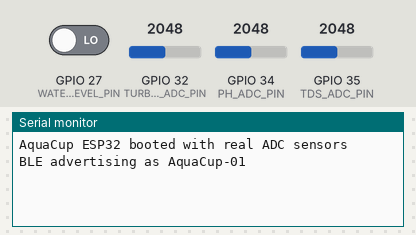
A sketch run on a simulated ESP32. Parts: the last lines printed to the serial monitor. The test bench sets the inputs (shaded band); at power-on: GPIO 27 (WATER_LEVEL_PIN) LOW, GPIO 32 (TURBIDITY_ADC_PIN) = 2048, GPIO 34 (PH_ADC_PIN) = 2048, GPIO 35 (TDS_ADC_PIN) = 2048 (analog values on the 0–4095 scale). Nothing arrives over Bluetooth unless stated; a phone connects over Bluetooth LE 3 s after start.

Above: at 1.4 s.
1.5 s: GPIO 27 (WATER_LEVEL_PIN) driven HIGH
At 4.0 s:
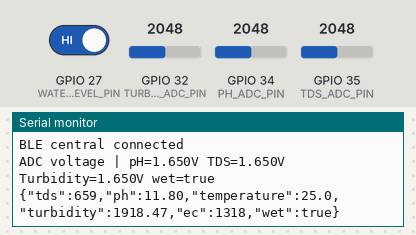
4.9 s: GPIO 27 (WATER_LEVEL_PIN) driven LOW
At 6.2 s:
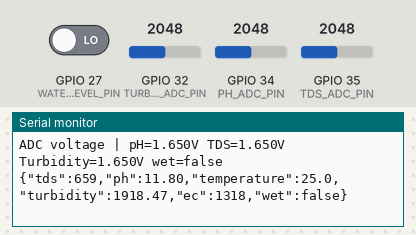
7.0 s: GPIO 32 (TURBIDITY_ADC_PIN) set to 2866
At 7.5 s:
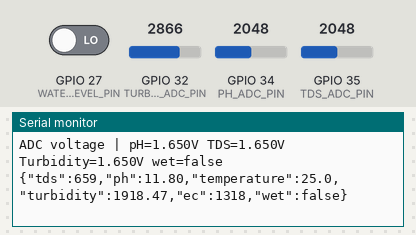
8.5 s: GPIO 34 (PH_ADC_PIN) set to 2866
At 8.5 s:
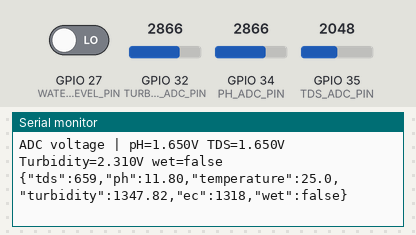
10.0 s: GPIO 35 (TDS_ADC_PIN) set to 2866
At 10.0 s:
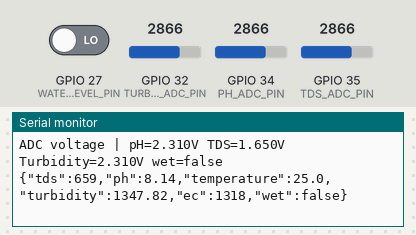
11.5 s: GPIO 32 (TURBIDITY_ADC_PIN) set to 3603
At 12.4 s:
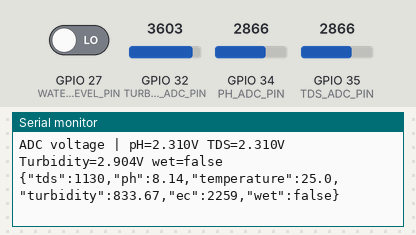
Timing chart, 0 to 14.0 s (numbered marks = the images above; inputs shaded):
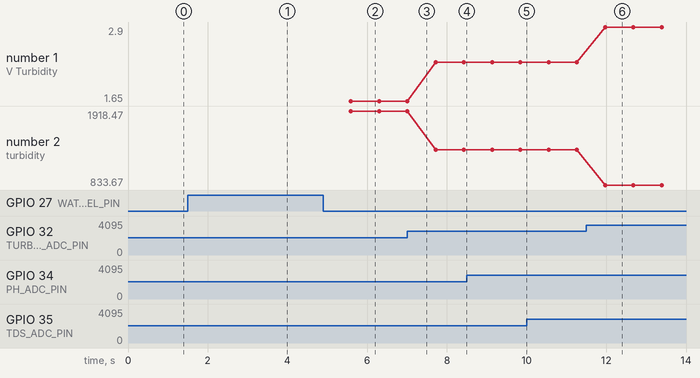

Measured:
- after the input at 1.5 s, the serial monitor: prints a new line after 2.0 s (image 1)
- after the input at 4.9 s, the serial monitor: prints a new line after 0.69 s (image 2)
- after the input at 11.5 s, the serial monitor: prints a new line after 0.47 s (image 6)
- plotted number 1: 1.65 → 2.31 after the input at 7.0 s, 2.31 → 2.9 after the input at 11.5 s
- plotted number 2: 1918.47 → 1347.82 after the input at 7.0 s, 1347.82 → 833.67 after the input at 11.5 s

The sketch:

cup_ble_bw16.ino
```cpp
/*
 * SDG6 AquaCheck · 水杯端 BLE 固件 (ESP32 / NodeMCU-32S)
 * ────────────────────────────────────────────────────────────
 * 注意：这个文件虽然仍放在 cup_ble_bw16 文件夹里，但现在已改成 ESP32 版本。
 * 你的 Arduino IDE 当前打开的就是 firmware/cup_ble_bw16/cup_ble_bw16.ino，
 * 并且板子选择的是 ESP32 / NodeMCU-32S，所以本文件必须使用 ESP32 BLE API。
 *
 * GATT：
 *   Service           UUID 0xFFE0
 *   Measurement Char  UUID 0xFFE1   Notify
 *
 * BLE Notify JSON：
 *   {"tds":320,"ph":7.2,"temperature":25.0,"turbidity":1.3,"ec":640,"wet":true}
 *
 * 默认接线：
 *   pH        AO -> GPIO34 / ADC1_CH6
 *   TDS/EC    AO -> GPIO35 / ADC1_CH7
 *   Turbidity AO -> GPIO32 / ADC1_CH4
 *   水位检测      -> GPIO27，使用 INPUT_PULLDOWN，入水导通到 3.3V 时 wet=true
 *
 * 重要：ESP32 ADC 输入不要超过 3.3V。
 * 如果 5V 传感器模块 AO 可能输出 5V，请先电阻分压再接 ADC。
 */

#include <Arduino.h>
#include <BLEDevice.h>
#include <BLEServer.h>
#include <BLEUtils.h>
#include <BLE2902.h>

#define SERVICE_UUID        "0000ffe0-0000-1000-8000-00805f9b34fb"
#define MEASUREMENT_UUID    "0000ffe1-0000-1000-8000-00805f9b34fb"
#define PAYLOAD_BUF_SIZE    160

BLECharacteristic* measureChar = nullptr;
bool deviceConnected = false;

const uint32_t SAMPLE_INTERVAL_MS = 700;
uint32_t lastSample = 0;

// ─────────────────────────────
// ESP32 ADC 引脚：使用 ADC1，避免 ADC2 与 Wi-Fi/BLE 冲突
// ─────────────────────────────
const int PH_ADC_PIN = 34;         // ADC1_CH6，只能输入
const int TDS_ADC_PIN = 35;        // ADC1_CH7，只能输入
const int TURBIDITY_ADC_PIN = 32;  // ADC1_CH4
const int WATER_LEVEL_PIN = 27;    // 数字输入

// ESP32 Arduino 默认 12-bit ADC，即 0~4095
const float ADC_REF_VOLTAGE = 3.3;
const float ADC_MAX_VALUE = 4095.0;
const int ADC_SAMPLE_COUNT = 21;   // 奇数，中值滤波
const int ADC_SAMPLE_DELAY_MS = 4;

// 分压还原系数：sensor_output_voltage = adc_pin_voltage * DIVIDER_RATIO
// 3.3V 供电且 AO 不超过 3.3V：保持 1.0。
// 5V 模块 AO 经 12k + 22k 分压：建议约 1.545。
const float PH_DIVIDER_RATIO = 1.0;
const float TDS_DIVIDER_RATIO = 1.0;
const float TURBIDITY_DIVIDER_RATIO = 1.0;

// 当前无独立温度探头，先用 25℃ 作为补偿基准
const float DEFAULT_TEMPERATURE_C = 25.0;

// pH 标定：pH 7.3 时 PO=2.46V；电压每下降约 0.18V，pH 增加 1
const float PH_CAL = 7.30;
const float PH_V_CAL = 2.460;
const float PH_SLOPE = 0.180;

// 浊度标定常量
const float TURBIDITY_K_VALUE = 3347.19;

// TDS ppm 常用近似：TDS = EC(µS/cm) * 0.5
const float TDS_FACTOR = 0.5;

struct Metrics {
  float tds;
  float ph;
  float temperature;
  float turbidity;
  float ec;
  bool wet;
};

class ServerCallbacks : public BLEServerCallbacks {
  void onConnect(BLEServer* server) override {
    (void)server;
    deviceConnected = true;
    Serial.println("BLE central connected");
  }

  void onDisconnect(BLEServer* server) override {
    deviceConnected = false;
    Serial.println("BLE central disconnected, restart advertising");
    server->getAdvertising()->start();
  }
};

float clampFloat(float value, float minValue, float maxValue) {
  if (value < minValue) return minValue;
  if (value > maxValue) return maxValue;
  return value;
}

int readMedianAdc(int pin) {
  int values[ADC_SAMPLE_COUNT];

  for (int i = 0; i < ADC_SAMPLE_COUNT; i++) {
    values[i] = analogRead(pin);
    delay(ADC_SAMPLE_DELAY_MS);
  }

  for (int j = 0; j < ADC_SAMPLE_COUNT - 1; j++) {
    for (int i = 0; i < ADC_SAMPLE_COUNT - j - 1; i++) {
      if (values[i] > values[i + 1]) {
        int tmp = values[i];
        values[i] = values[i + 1];
        values[i + 1] = tmp;
      }
    }
  }

  return values[ADC_SAMPLE_COUNT / 2];
}

float readAdcPinVoltage(int pin) {
  int raw = readMedianAdc(pin);
  raw = (int)clampFloat((float)raw, 0.0, ADC_MAX_VALUE);
  return raw * ADC_REF_VOLTAGE / ADC_MAX_VALUE;
}

float readSensorOutputVoltage(int pin, float dividerRatio) {
  return readAdcPinVoltage(pin) * dividerRatio;
}

float calcPh(float voltage) {
  // 电压低：更碱，pH 更高；电压高：更酸，pH 更低
  float ph = PH_CAL + (PH_V_CAL - voltage) / PH_SLOPE;
  return clampFloat(ph, 0.0, 14.0);
}

float calcEc(float voltage, float temperatureC) {
  // 温度补偿至 25℃
  float compensationCoefficient = 1.0 + 0.02 * (temperatureC - 25.0);
  float compensationVoltage = voltage / compensationCoefficient;

  // EC 换算，单位：µS/cm
  float ec = 133.42 * compensationVoltage * compensationVoltage * compensationVoltage
           - 255.86 * compensationVoltage * compensationVoltage
           + 857.39 * compensationVoltage;

  return clampFloat(ec, 0.0, 5000.0);
}

float calcTurbidity(float voltage, float temperatureC) {
  float calibratedVoltage = -0.0192 * (temperatureC - 25.0) + voltage;
  float ntu = -865.68 * calibratedVoltage + TURBIDITY_K_VALUE;
  return clampFloat(ntu, 0.0, 3000.0);
}

Metrics readSensors() {
  Metrics m;

  float temperatureC = DEFAULT_TEMPERATURE_C;
  float phVoltage = readSensorOutputVoltage(PH_ADC_PIN, PH_DIVIDER_RATIO);
  float tdsVoltage = readSensorOutputVoltage(TDS_ADC_PIN, TDS_DIVIDER_RATIO);
  float turbidityVoltage = readSensorOutputVoltage(TURBIDITY_ADC_PIN, TURBIDITY_DIVIDER_RATIO);

  m.temperature = temperatureC;
  m.ph = calcPh(phVoltage);
  m.ec = calcEc(tdsVoltage, temperatureC);
  m.tds = clampFloat(m.ec * TDS_FACTOR, 0.0, 3000.0);
  m.turbidity = calcTurbidity(turbidityVoltage, temperatureC);
  m.wet = (digitalRead(WATER_LEVEL_PIN) == HIGH);

  Serial.print("ADC voltage | pH=");
  Serial.print(phVoltage, 3);
  Serial.print("V TDS=");
  Serial.print(tdsVoltage, 3);
  Serial.print("V Turbidity=");
  Serial.print(turbidityVoltage, 3);
  Serial.print("V wet=");
  Serial.println(m.wet ? "true" : "false");

  return m;
}

String toJson(const Metrics& m) {
  char buf[PAYLOAD_BUF_SIZE];
  snprintf(buf, sizeof(buf),
    "{\"tds\":%.0f,\"ph\":%.2f,\"temperature\":%.1f,\"turbidity\":%.2f,\"ec\":%.0f,\"wet\":%s}",
    m.tds, m.ph, m.temperature, m.turbidity, m.ec, m.wet ? "true" : "false");
  return String(buf);
}

void setup() {
  Serial.begin(115200);
  delay(200);

  analogReadResolution(12);
  analogSetPinAttenuation(PH_ADC_PIN, ADC_11db);
  analogSetPinAttenuation(TDS_ADC_PIN, ADC_11db);
  analogSetPinAttenuation(TURBIDITY_ADC_PIN, ADC_11db);

  pinMode(PH_ADC_PIN, INPUT);
  pinMode(TDS_ADC_PIN, INPUT);
  pinMode(TURBIDITY_ADC_PIN, INPUT);
  pinMode(WATER_LEVEL_PIN, INPUT_PULLDOWN);

  BLEDevice::init("AquaCup-01");

  BLEServer* server = BLEDevice::createServer();
  server->setCallbacks(new ServerCallbacks());

  BLEService* service = server->createService(SERVICE_UUID);

  measureChar = service->createCharacteristic(
    MEASUREMENT_UUID,
    BLECharacteristic::PROPERTY_NOTIFY
  );

  // 0x2902 CCCD，让手机端可以订阅 Notify
  measureChar->addDescriptor(new BLE2902());

  service->start();

  BLEAdvertising* advertising = BLEDevice::getAdvertising();
  advertising->addServiceUUID(SERVICE_UUID);
  advertising->setScanResponse(true);
  advertising->setMinPreferred(0x06);
  advertising->setMinPreferred(0x12);
  BLEDevice::startAdvertising();

  Serial.println("AquaCup ESP32 booted with real ADC sensors");
  Serial.println("BLE advertising as AquaCup-01");
}

void loop() {
  if (deviceConnected && millis() - lastSample >= SAMPLE_INTERVAL_MS) {
    lastSample = millis();

    String payload = toJson(readSensors());
    measureChar->setValue((uint8_t*)payload.c_str(), payload.length());
    measureChar->notify();

    Serial.println(payload);
  }

  delay(10);
}
```
